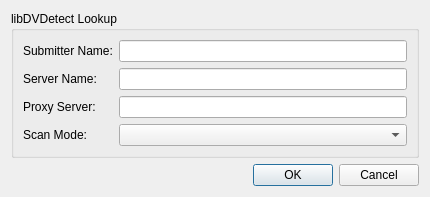
<?xml version="1.0" encoding="UTF-8"?>
<ui version="4.0">
 <class>editoptionsdlg</class>
 <widget class="QDialog" name="editoptionsdlg">
  <property name="geometry">
   <rect>
    <x>0</x>
    <y>0</y>
    <width>430</width>
    <height>182</height>
   </rect>
  </property>
  <property name="windowTitle">
   <string>Options</string>
  </property>
  <property name="locale">
   <locale language="English" country="UnitedKingdom"/>
  </property>
  <layout class="QVBoxLayout" name="verticalLayout">
   <item>
    <widget class="QGroupBox" name="groupBox_7">
     <property name="title">
      <string>libDVDetect Lookup</string>
     </property>
     <layout class="QFormLayout" name="formLayout">
      <item row="0" column="0">
       <widget class="QLabel" name="label_43">
        <property name="text">
         <string>Submitter Name:</string>
        </property>
       </widget>
      </item>
      <item row="0" column="1">
       <widget class="QLineEdit" name="lineEditDVDetectSubmitter"/>
      </item>
      <item row="1" column="0">
       <widget class="QLabel" name="label_44">
        <property name="text">
         <string>Server Name:</string>
        </property>
       </widget>
      </item>
      <item row="1" column="1">
       <widget class="QLineEdit" name="lineEditDVDetectServerName"/>
      </item>
      <item row="2" column="0">
       <widget class="QLabel" name="label_45">
        <property name="text">
         <string>Proxy Server:</string>
        </property>
       </widget>
      </item>
      <item row="2" column="1">
       <widget class="QLineEdit" name="lineEditDVDetectProxyServer"/>
      </item>
      <item row="3" column="0">
       <widget class="QLabel" name="label_46">
        <property name="text">
         <string>Scan Mode:</string>
        </property>
       </widget>
      </item>
      <item row="3" column="1">
       <widget class="QComboBox" name="comboBoxScanMode"/>
      </item>
     </layout>
    </widget>
   </item>
   <item>
    <widget class="QDialogButtonBox" name="buttonBox">
     <property name="orientation">
      <enum>Qt::Horizontal</enum>
     </property>
     <property name="standardButtons">
      <set>QDialogButtonBox::Cancel|QDialogButtonBox::Ok</set>
     </property>
    </widget>
   </item>
  </layout>
 </widget>
 <tabstops>
  <tabstop>buttonBox</tabstop>
  <tabstop>lineEditDVDetectProxyServer</tabstop>
  <tabstop>lineEditDVDetectSubmitter</tabstop>
  <tabstop>lineEditDVDetectServerName</tabstop>
  <tabstop>comboBoxScanMode</tabstop>
 </tabstops>
 <resources/>
 <connections>
  <connection>
   <sender>buttonBox</sender>
   <signal>accepted()</signal>
   <receiver>editoptionsdlg</receiver>
   <slot>accept()</slot>
   <hints>
    <hint type="sourcelabel">
     <x>248</x>
     <y>254</y>
    </hint>
    <hint type="destinationlabel">
     <x>157</x>
     <y>274</y>
    </hint>
   </hints>
  </connection>
  <connection>
   <sender>buttonBox</sender>
   <signal>rejected()</signal>
   <receiver>editoptionsdlg</receiver>
   <slot>reject()</slot>
   <hints>
    <hint type="sourcelabel">
     <x>316</x>
     <y>260</y>
    </hint>
    <hint type="destinationlabel">
     <x>286</x>
     <y>274</y>
    </hint>
   </hints>
  </connection>
 </connections>
</ui>
